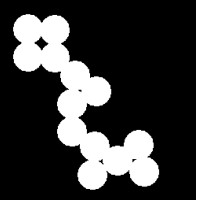
#> input picture BSCOMPUTER ENGINEERING/4th YEAR OF COMPUTER ENGINEERING/7th SEMESTER/DIGITAL IMAGE PROCESSING/MIDTERM PERPEARTIONPROGRAMS/Erosion.jpg, 199 x 200 px
$ python Erosion.py
#> lines starting #> are read from the running program, lines starting #| are printed output that depends on the picture; after the words box and inside, x2 and y2 are one past the last pixel; in counts of white or black regions, pixels touching at a corner belong together
import cv2
import numpy as np
import matplotlib.pyplot as plt
def load_and_process_image(image_path):
    # Read the image in grayscale
#> called with image_path = 'Erosion.jpg'
    img = cv2.imread(image_path, cv2.IMREAD_GRAYSCALE)
#> img is the input picture: shape (200, 199); min 0, max 255, mean 59.8
    # Convert to binary (if not already)
    _, binary = cv2.threshold(img, 127, 255, cv2.THRESH_BINARY)
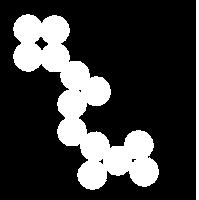
#> binary: shape (200, 199); 23.5% white; 2 white regions, box (x1, y1, x2, y2) and area: (13, 14, 159, 190) 8747, (196, 0, 199, 200) 600
    return binary
def perform_erosion(image, kernel_size=3, iterations=1):
    # Create kernel for erosion
#> called with kernel_size = 5, iterations = 2
    kernel = np.ones((kernel_size, kernel_size), np.uint8)
    # Perform erosion
    eroded = cv2.erode(image, kernel, iterations=iterations)
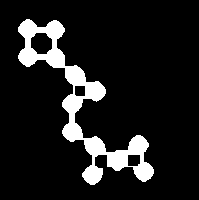
#> eroded: shape (200, 199); 11.2% white; 1 white region, box (x1, y1, x2, y2) and area: (18, 19, 154, 185) 4449
    return eroded
def display_results(original, eroded):
    # Create figure with two subplots
    plt.figure(figsize=(10, 5))
    # Display original image
    plt.subplot(121)
    plt.imshow(original, cmap='gray')
    plt.title('Original Image')
    plt.axis('off')
    # Display eroded image
    plt.subplot(122)
    plt.imshow(eroded, cmap='gray')
    plt.title('Eroded Image')
    plt.axis('off')
    plt.tight_layout()
    plt.show()
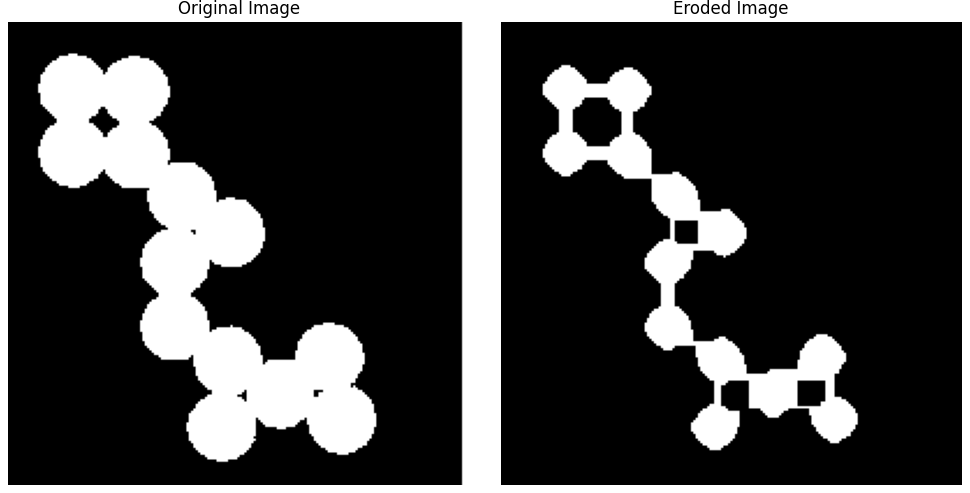
#> figure drawn by matplotlib, 2 panels
# Main execution
def main():
    # Load and process the image
    image_path = 'Erosion.jpg'  # Replace with your image path
    original = load_and_process_image(image_path)
    # Perform erosion
    # Using kernel_size=5 and iterations=2 to ensure separation
    eroded = perform_erosion(original, kernel_size=5, iterations=2)
    # Display results
    display_results(original, eroded)
if __name__ == "__main__":
    main()
